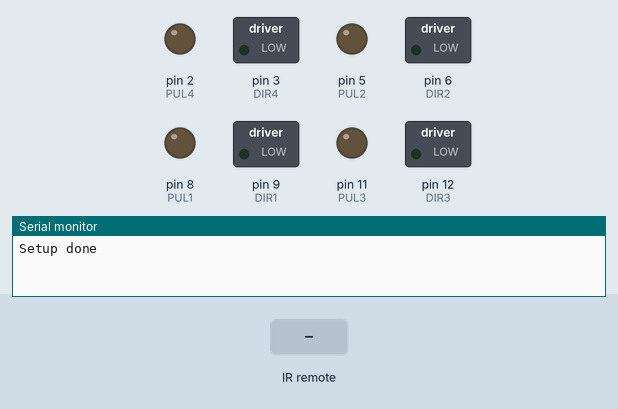
Bench run of a sketch on a simulated Arduino Uno, built with avr-gcc and run on an emulated ATmega328P. Parts: switched loads named in the sketch (green lamp = pin HIGH), output pins drawn as LEDs (lit = HIGH), the last lines printed to the serial monitor. Inputs (shaded band) come from the test bench.

Above: at 1.2 s.
1.3 s: infrared code 0xF30CFF00 received
At 1.7 s:
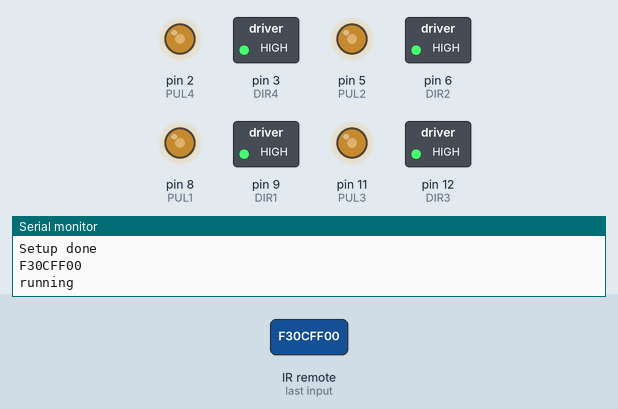
At 6.0 s:
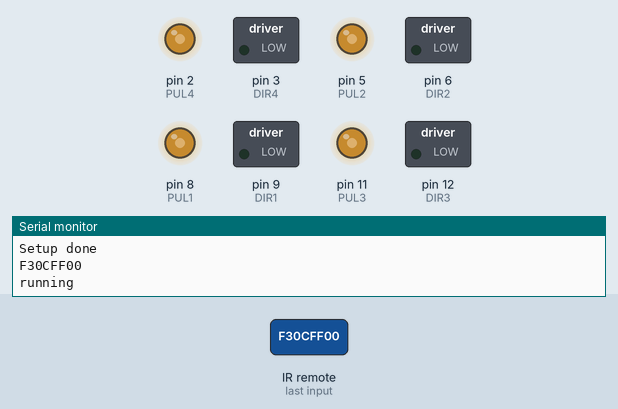
Timing chart, 0 to 10.5 s (numbered marks = the images above; inputs shaded):
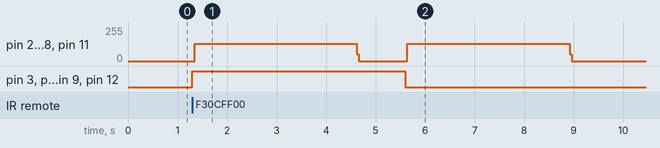

The sketch:

IR_4MOTOR_TRIAL_ALL4SIMULTANEOUSLY.ino
```cpp
#include <IRremote.hpp>

int RECV_PIN = 13;
IRrecv irrecv(RECV_PIN);
decode_results results;

#define PUL1 8  // Pulse pin
#define DIR1 9  // Direction pin
#define PUL2 5  // Pulse pin
#define DIR2 6  // Direction pin
#define PUL3 11  // Pulse pin
#define DIR3 12  // Direction pin
#define PUL4 2  // Pulse pin
#define DIR4 3  // Direction pin

void setup() {

  Serial.begin(9600);
  irrecv.begin(RECV_PIN); // Start the receiver

  pinMode(PUL1, OUTPUT);
  pinMode(DIR1, OUTPUT);
  pinMode(PUL2, OUTPUT);
  pinMode(DIR2, OUTPUT);
  pinMode(PUL3, OUTPUT);
  pinMode(DIR3, OUTPUT);
  pinMode(PUL4, OUTPUT);
  pinMode(DIR4, OUTPUT);

  Serial.println("Setup done");
}

void loop() {

  if (irrecv.decode())
    {
      Serial.println(irrecv.decodedIRData.decodedRawData, HEX);
      //Serial.println(irrecv.decodedIRData.address, HEX);
      //Serial.println(irrecv.decodedIRData.command, HEX);
      //Serial.println("Entered loop");
      irrecv.resume(); // Receive the next value

      //get start value
      if (irrecv.decodedIRData.decodedRawData == 0xF30CFF00) // button 1
      {

        Serial.println("running");

  // Rotate motor clockwise
  digitalWrite(DIR1, HIGH);
  digitalWrite(DIR2, HIGH);
  digitalWrite(DIR3, HIGH);
  digitalWrite(DIR4, HIGH);
  for (int i = 0; i < 3200; i++) { // Adjust for desired steps
    digitalWrite(PUL1, HIGH);
    digitalWrite(PUL2, HIGH);
    digitalWrite(PUL3, HIGH);
    digitalWrite(PUL4, HIGH);
    delayMicroseconds(500); // Adjust speed

    digitalWrite(PUL1, LOW);
    digitalWrite(PUL2, LOW);
    digitalWrite(PUL3, LOW);
    digitalWrite(PUL4, LOW);
    delayMicroseconds(500);
  }

  delay(1000); // Pause before reversing

  // Rotate motor counterclockwise
  digitalWrite(DIR1, LOW);
  digitalWrite(DIR2, LOW);
  digitalWrite(DIR3, LOW);
  digitalWrite(DIR4, LOW);
  for (int i = 0; i < 3200; i++) {
    digitalWrite(PUL1, HIGH);
    digitalWrite(PUL2, HIGH);
    digitalWrite(PUL3, HIGH);
    digitalWrite(PUL4, HIGH);
    delayMicroseconds(500);

    digitalWrite(PUL1, LOW);
    digitalWrite(PUL2, LOW);
    digitalWrite(PUL3, LOW);
    digitalWrite(PUL4, LOW);
    delayMicroseconds(500);
  }

  delay(1000); // Pause before looping

    }
    }

}
```

Measured:
- after the input at 1.3 s, pin 2 (PUL4), pin 5 (PUL2), pin 8 (PUL1), pin 11 (PUL3): alternates 128/255 for 3.3 s and 0/255 for 1.0 s, starting at once; pin 3 (DIR4), pin 6 (DIR2), pin 9 (DIR1), pin 12 (DIR3): LOW → HIGH at once, → LOW 4.3 s later
